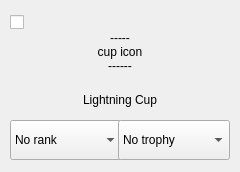
           <widget class="QWidget" name="cup8" native="true">
            <property name="sizePolicy">
             <sizepolicy hsizetype="Fixed" vsizetype="Fixed">
              <horstretch>0</horstretch>
              <verstretch>0</verstretch>
             </sizepolicy>
            </property>
            <property name="minimumSize">
             <size>
              <width>240</width>
              <height>172</height>
             </size>
            </property>
            <property name="maximumSize">
             <size>
              <width>240</width>
              <height>172</height>
             </size>
            </property>
            <widget class="QLabel" name="cup8Icon">
             <property name="geometry">
              <rect>
               <x>88</x>
               <y>20</y>
               <width>64</width>
               <height>64</height>
              </rect>
             </property>
             <property name="text">
              <string>-----
cup icon
------</string>
             </property>
             <property name="alignment">
              <set>Qt::AlignCenter</set>
             </property>
            </widget>
            <widget class="QLabel" name="cup8Label">
             <property name="geometry">
              <rect>
               <x>20</x>
               <y>88</y>
               <width>200</width>
               <height>24</height>
              </rect>
             </property>
             <property name="text">
              <string>Lightning Cup</string>
             </property>
             <property name="alignment">
              <set>Qt::AlignCenter</set>
             </property>
            </widget>
            <widget class="QComboBox" name="cup8Rank">
             <property name="geometry">
              <rect>
               <x>10</x>
               <y>120</y>
               <width>112</width>
               <height>40</height>
              </rect>
             </property>
             <item>
              <property name="text">
               <string>No rank</string>
              </property>
             </item>
             <item>
              <property name="text">
               <string>C (unused)</string>
              </property>
             </item>
             <item>
              <property name="text">
               <string>B (unused)</string>
              </property>
             </item>
             <item>
              <property name="text">
               <string>A (unused)</string>
              </property>
             </item>
             <item>
              <property name="text">
               <string>1 Star</string>
              </property>
             </item>
             <item>
              <property name="text">
               <string>2 Stars</string>
              </property>
             </item>
             <item>
              <property name="text">
               <string>3 Stars</string>
              </property>
             </item>
            </widget>
            <widget class="QComboBox" name="cup8Tro">
             <property name="geometry">
              <rect>
               <x>118</x>
               <y>120</y>
               <width>112</width>
               <height>40</height>
              </rect>
             </property>
             <item>
              <property name="text">
               <string>No trophy</string>
              </property>
             </item>
             <item>
              <property name="text">
               <string>Bronze</string>
              </property>
             </item>
             <item>
              <property name="text">
               <string>Silver</string>
              </property>
             </item>
             <item>
              <property name="text">
               <string>Gold</string>
              </property>
             </item>
            </widget>
            <widget class="QCheckBox" name="cup8Active">
             <property name="geometry">
              <rect>
               <x>10</x>
               <y>10</y>
               <width>24</width>
               <height>24</height>
              </rect>
             </property>
             <property name="sizePolicy">
              <sizepolicy hsizetype="Minimum" vsizetype="Fixed">
               <horstretch>0</horstretch>
               <verstretch>0</verstretch>
              </sizepolicy>
             </property>
             <property name="text">
              <string/>
             </property>
            </widget>
           </widget>
